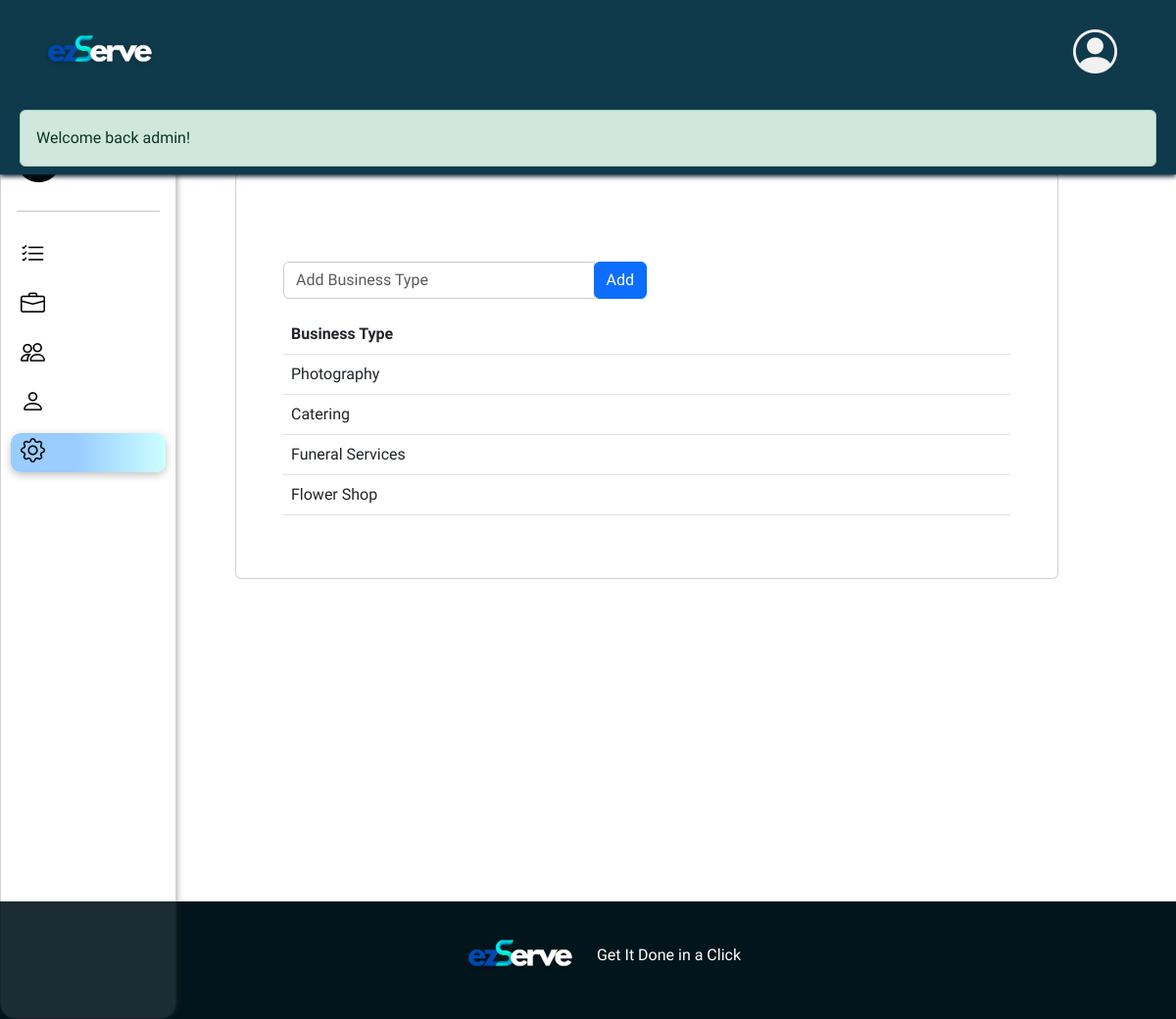
Page /?page=admin_settings (signed in) on the committed database.
### tables this page shows
CREATE TABLE `businesstypes` (
  `typeCode` int(11) NOT NULL,
  `typeName` varchar(100) NOT NULL
);

### app/functions/userFunction.php (called while the page is built, shortened)
<?php
function viewUser($userID) {
    global $DB;
    $usertype = $_SESSION[AUTH_TYPE];
    if ($usertype === 'client') {
        $query = $DB->prepare("SELECT * FROM client WHERE clientID = ?");
    } elseif ($usertype === 'business owner') {
        $query = $DB->prepare("SELECT * FROM business_owner WHERE ownerID = ?");
    } else {
        return null;
    }
    $query->bind_param("i", $userID);
    $query->execute();
    $result = $query->get_result();
    $user = $result->fetch_object();
    return $user;
}
?>

### index.php (called while the page is built, shortened)
<?php
	require 'functions.php';
	require 'page.php';
?>

### pages/admin_settings.php (the view, shortened to what this page needs)
<?php
global $DB;
$businessesResult = $DB->query("SELECT * FROM businesstypes");
if ($businessesResult) {
    while ($row = $businessesResult->fetch_assoc()) {
        $businesses[] = $row;
    }
} else {
    echo "Error executing the query.";
}
?>
<?= element('admin_header') ?>
<?= element('admin-side-nav') ?>
<div class="admin-settings" id="admin-settings" style="width: 70vw; height:100vh; margin: 120px 0 0 20%">
    <div class="">
        <h1 >Settings</h1>
    </div>
    <div class="card p-5">
        <form method="post" action="?action=businessAction">
            <div class="input-group mb-3 w-50">
                <input type="text" class="form-control" placeholder="Add Business Type" id="businessType" name="businessType"
                    aria-describedby="basic-addon2">
                <div class="input-group-append">
                    <button class="btn btn-primary" type="submit" name = "AddType">Add</button>
                </div>
            </div>
        </form>
        <table class="table">
            <thead>
                <tr>
                <th>Business Type</th>
                </tr>
            </thead>
            <tbody>
                <?php if (!empty($businesses)) : ?>
                    <?php foreach ($businesses as $row) : ?>
                        <tr>
                            <td><?php echo $row['typeName']; ?></td>
                        </tr>
                    <?php endforeach; ?>
                <?php endif; ?>
            </tbody>
        </table>
    </div>
</div>
<?= element('footer') ?>

### assets/view.css (style rules this page uses)
body { font-family: "Lexend exa", Arial; overflow-x: hidden; background-image: url(./images/bg-2.png); background-repeat:repeat-y; background-size: cover; }
.form-control { border: 1px solid #ccc; }
h1 { color: #000000; }
h1 { font-family: "Arvo"!important; }

### rows in the picture
businesstypes: typeName "Photography"
businesstypes: typeName "Catering"
businesstypes: typeName "Funeral Services"
businesstypes: typeName "Flower Shop"

### other values in the picture
$_SESSION[ 'MESSAGE' ] "Welcome back admin!"
